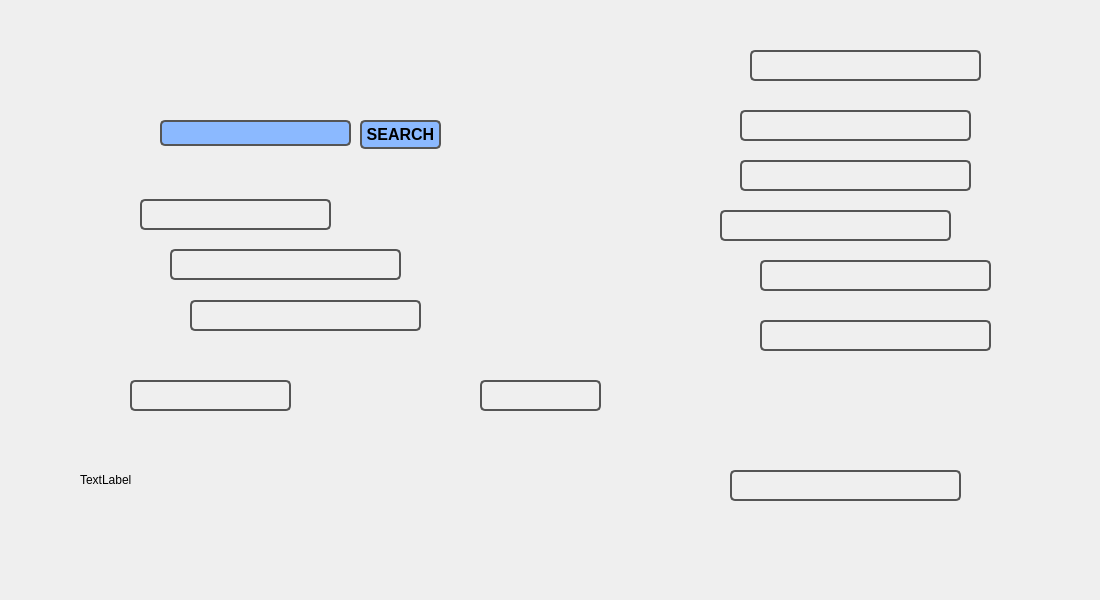
<?xml version="1.0" encoding="UTF-8"?>
<ui version="4.0">
 <class>flightdetailwindow</class>
 <widget class="QWidget" name="flightdetailwindow">
  <property name="geometry">
   <rect>
    <x>0</x>
    <y>0</y>
    <width>1100</width>
    <height>600</height>
   </rect>
  </property>
  <property name="windowTitle">
   <string>Form</string>
  </property>
  <widget class="QLabel" name="BACKGROUNDIMAGE">
   <property name="geometry">
    <rect>
     <x>0</x>
     <y>0</y>
     <width>1100</width>
     <height>600</height>
    </rect>
   </property>
   <property name="text">
    <string/>
   </property>
   <property name="pixmap">
    <pixmap resource="res.qrc">:/resources/flightdetail2.png</pixmap>
   </property>
  </widget>
  <widget class="QLabel" name="nameLabel">
   <property name="geometry">
    <rect>
     <x>140</x>
     <y>199</y>
     <width>191</width>
     <height>31</height>
    </rect>
   </property>
   <property name="styleSheet">
    <string notr="true">QLabel{
    font-size: 16px;        
    font-weight: bold;       
	color: rgb(85, 255, 255);
 
	
    border: 2px solid #555555;  /* Border styling */
    border-radius: 5px;      /* Rounded corners */
    padding: 5px;            /* Inner spacing */
}
</string>
   </property>
   <property name="text">
    <string/>
   </property>
  </widget>
  <widget class="QLabel" name="phoneLabel">
   <property name="geometry">
    <rect>
     <x>170</x>
     <y>249</y>
     <width>231</width>
     <height>31</height>
    </rect>
   </property>
   <property name="styleSheet">
    <string notr="true">QLabel{
    font-size: 16px;        
    font-weight: bold;       
	color: rgb(85, 255, 255);
 
	
    border: 2px solid #555555;  /* Border styling */
    border-radius: 5px;      /* Rounded corners */
    padding: 5px;            /* Inner spacing */
}
</string>
   </property>
   <property name="text">
    <string/>
   </property>
  </widget>
  <widget class="QLineEdit" name="ticketIdInput">
   <property name="geometry">
    <rect>
     <x>160</x>
     <y>120</y>
     <width>191</width>
     <height>26</height>
    </rect>
   </property>
   <property name="styleSheet">
    <string notr="true">QLineEdit{
    font-size: 16px;        
    font-weight: bold;       
	color: rgb(85, 255, 255);
 
	background-color: rgb(139, 185, 255);
	
    border: 2px solid #555555;  /* Border styling */
    border-radius: 5px;      /* Rounded corners */
    padding: 5px;            /* Inner spacing */
}
</string>
   </property>
  </widget>
  <widget class="QLabel" name="toLabel">
   <property name="geometry">
    <rect>
     <x>480</x>
     <y>380</y>
     <width>121</width>
     <height>31</height>
    </rect>
   </property>
   <property name="styleSheet">
    <string notr="true">QLabel{
    font-size: 16px;        
    font-weight: bold;       
	color: rgb(85, 255, 255);
 
	
    border: 2px solid #555555;  /* Border styling */
    border-radius: 5px;      /* Rounded corners */
    padding: 5px;            /* Inner spacing */
}
</string>
   </property>
   <property name="text">
    <string/>
   </property>
  </widget>
  <widget class="QLabel" name="fromLabel">
   <property name="geometry">
    <rect>
     <x>130</x>
     <y>380</y>
     <width>161</width>
     <height>31</height>
    </rect>
   </property>
   <property name="styleSheet">
    <string notr="true">QLabel{
    font-size: 16px;        
    font-weight: bold;       
	color: rgb(85, 255, 255);
 
	
    border: 2px solid #555555;  /* Border styling */
    border-radius: 5px;      /* Rounded corners */
    padding: 5px;            /* Inner spacing */
}
</string>
   </property>
   <property name="text">
    <string/>
   </property>
  </widget>
  <widget class="QLabel" name="wifiLabel">
   <property name="geometry">
    <rect>
     <x>190</x>
     <y>300</y>
     <width>231</width>
     <height>31</height>
    </rect>
   </property>
   <property name="styleSheet">
    <string notr="true">QLabel{
    font-size: 16px;        
    font-weight: bold;       
	color: rgb(85, 255, 255);
 
	
    border: 2px solid #555555;  /* Border styling */
    border-radius: 5px;      /* Rounded corners */
    padding: 5px;            /* Inner spacing */
}
</string>
   </property>
   <property name="text">
    <string/>
   </property>
  </widget>
  <widget class="QLabel" name="seatNumberLabel">
   <property name="geometry">
    <rect>
     <x>750</x>
     <y>50</y>
     <width>231</width>
     <height>31</height>
    </rect>
   </property>
   <property name="styleSheet">
    <string notr="true">QLabel{
    font-size: 16px;        
    font-weight: bold;       
	color: rgb(85, 255, 255);
 
	
    border: 2px solid #555555;  /* Border styling */
    border-radius: 5px;      /* Rounded corners */
    padding: 5px;            /* Inner spacing */
}
</string>
   </property>
   <property name="text">
    <string/>
   </property>
  </widget>
  <widget class="QLabel" name="seatClassLabel">
   <property name="geometry">
    <rect>
     <x>740</x>
     <y>110</y>
     <width>231</width>
     <height>31</height>
    </rect>
   </property>
   <property name="styleSheet">
    <string notr="true">QLabel{
    font-size: 16px;        
    font-weight: bold;       
	color: rgb(85, 255, 255);
 
	
    border: 2px solid #555555;  /* Border styling */
    border-radius: 5px;      /* Rounded corners */
    padding: 5px;            /* Inner spacing */
}
</string>
   </property>
   <property name="text">
    <string/>
   </property>
  </widget>
  <widget class="QLabel" name="mealLabel">
   <property name="geometry">
    <rect>
     <x>740</x>
     <y>160</y>
     <width>231</width>
     <height>31</height>
    </rect>
   </property>
   <property name="styleSheet">
    <string notr="true">QLabel{
    font-size: 16px;        
    font-weight: bold;       
	color: rgb(85, 255, 255);
 
	
    border: 2px solid #555555;  /* Border styling */
    border-radius: 5px;      /* Rounded corners */
    padding: 5px;            /* Inner spacing */
}
</string>
   </property>
   <property name="text">
    <string/>
   </property>
  </widget>
  <widget class="QLabel" name="flightLabel">
   <property name="geometry">
    <rect>
     <x>720</x>
     <y>210</y>
     <width>231</width>
     <height>31</height>
    </rect>
   </property>
   <property name="styleSheet">
    <string notr="true">QLabel{
    font-size: 16px;        
    font-weight: bold;       
	color: rgb(85, 255, 255);
 
	
    border: 2px solid #555555;  /* Border styling */
    border-radius: 5px;      /* Rounded corners */
    padding: 5px;            /* Inner spacing */
}
</string>
   </property>
   <property name="text">
    <string/>
   </property>
  </widget>
  <widget class="QLabel" name="dateLabel">
   <property name="geometry">
    <rect>
     <x>760</x>
     <y>260</y>
     <width>231</width>
     <height>31</height>
    </rect>
   </property>
   <property name="styleSheet">
    <string notr="true">QLabel{
    font-size: 16px;        
    font-weight: bold;       
	color: rgb(85, 255, 255);
 
	
    border: 2px solid #555555;  /* Border styling */
    border-radius: 5px;      /* Rounded corners */
    padding: 5px;            /* Inner spacing */
}
</string>
   </property>
   <property name="text">
    <string/>
   </property>
  </widget>
  <widget class="QLabel" name="paymentLabel">
   <property name="geometry">
    <rect>
     <x>760</x>
     <y>320</y>
     <width>231</width>
     <height>31</height>
    </rect>
   </property>
   <property name="styleSheet">
    <string notr="true">QLabel{
    font-size: 16px;        
    font-weight: bold;       
	color: rgb(85, 255, 255);
 
	
    border: 2px solid #555555;  /* Border styling */
    border-radius: 5px;      /* Rounded corners */
    padding: 5px;            /* Inner spacing */
}
</string>
   </property>
   <property name="text">
    <string/>
   </property>
  </widget>
  <widget class="QLabel" name="costLabel">
   <property name="geometry">
    <rect>
     <x>730</x>
     <y>470</y>
     <width>231</width>
     <height>31</height>
    </rect>
   </property>
   <property name="styleSheet">
    <string notr="true">QLabel{
    font-size: 16px;        
    font-weight: bold;       
	color: rgb(85, 255, 255);
 
	
    border: 2px solid #555555;  /* Border styling */
    border-radius: 5px;      /* Rounded corners */
    padding: 5px;            /* Inner spacing */
}
</string>
   </property>
   <property name="text">
    <string/>
   </property>
  </widget>
  <widget class="QPushButton" name="searchButton">
   <property name="geometry">
    <rect>
     <x>360</x>
     <y>120</y>
     <width>81</width>
     <height>29</height>
    </rect>
   </property>
   <property name="styleSheet">
    <string notr="true">QPushButton{
	background-color: rgb(139, 185, 255);
    font-size: 16px;        
    font-weight: bold;       
	
	color: rgb(0, 0, 0);
 
	
    border: 2px solid #555555;  /* Border styling */
    border-radius: 5px;      /* Rounded corners */
    padding: 5px;            /* Inner spacing */
}
</string>
   </property>
   <property name="text">
    <string>SEARCH</string>
   </property>
  </widget>
  <widget class="QLabel" name="ticketIdLabel">
   <property name="geometry">
    <rect>
     <x>80</x>
     <y>470</y>
     <width>63</width>
     <height>20</height>
    </rect>
   </property>
   <property name="text">
    <string>TextLabel</string>
   </property>
  </widget>
 </widget>
 <resources>
  <include location="res.qrc"/>
 </resources>
 <connections/>
</ui>
